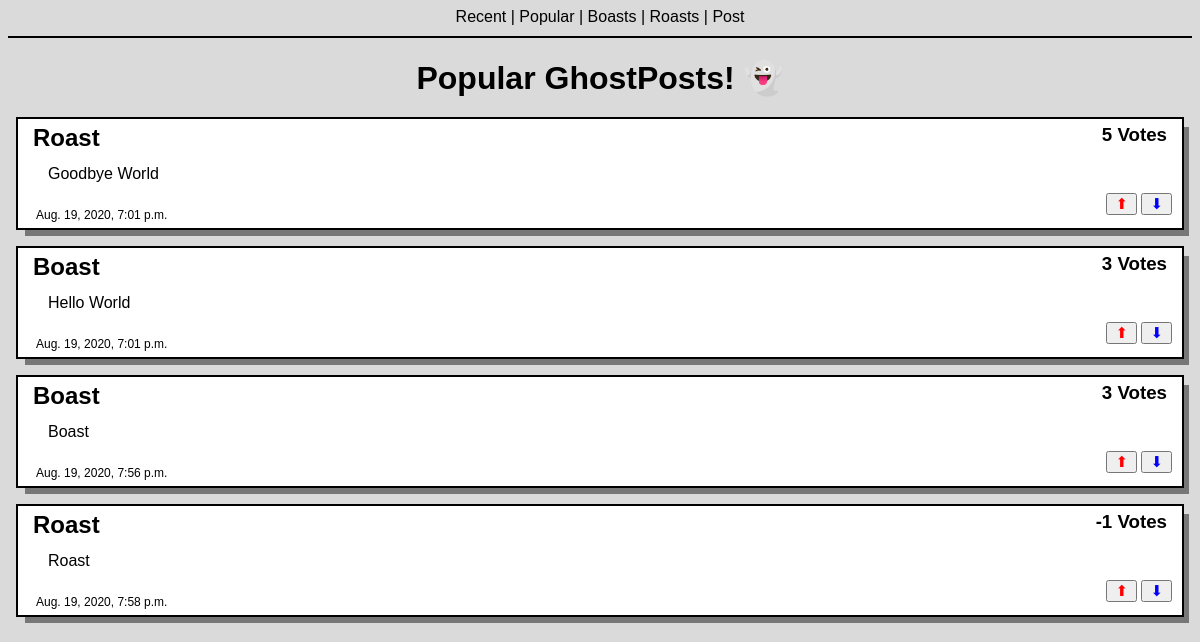
The page /sortbyvotes/ on the database its author committed.
### ghostpost_app/models.py (models this page shows)
class BoastRoast(models.Model):
    boast_or_roast = ((True, "Boast"), (False, "Roast"))
    choices = models.BooleanField(choices=boast_or_roast, default=True)
    user_post = models.CharField(max_length=280, default="")
    timeposted = models.DateTimeField(default=timezone.now)
    upvotes = models.IntegerField(default=0)
    downvotes = models.IntegerField(default=0)
    @property
    def totalvotes(self):
        return self.upvotes - self.downvotes

### ghostpost_app/views.py (the view)
# urls.py: path("sortbyvotes/", views.sort_by_votes_view, name="sortbyvotes"),
def sort_by_votes_view(request):
    sorted_votes = sorted(
        models.BoastRoast.objects.all(), key=lambda x: x.totalvotes, reverse=True
    )
    return render(
        request,
        "sort_by_votes.html",
        {"headline": "Popular GhostPosts!", "sorted_votes": sorted_votes},
    )

### templates/sort_by_votes.html (shortened to what this page needs)
<!DOCTYPE html>
<html lang="en">
    <head>
        {% load static %}
        <link rel="stylesheet" href="{% static 'css/styles.css' %}" />
    </head>
    <body>
        <div id="nav">
            <a id="links" href="/">Recent</a> |
            <a id="links" href="/sortbyvotes/">Popular</a> |
            <a id="links" href="/boasts/">Boasts</a> |
            <a id="links" href="/roasts/">Roasts</a> |
            <a id="links" href="/create_post/">Post</a>
        </div>
        <h1 id="headline">{{ headline }} &#128123;</h1>
        {% for posts in sorted_votes %}
        <div id="card">
            {% if posts.choices %}
            <h2 id="boast-or-roast">Boast</h2>
            {%else%}
            <h2 id="boast-or-roast">Roast</h2>
            {% endif %}
            <h3 id="vote-count">
                {{ posts.totalvotes }} Votes
            </h3>
            <br />
            <br />
            <div id="post">{{ posts.user_post }}</div>
            <div id="bottom-elements">
                <div id="date">
                    {{ posts.timeposted }}
                </div>
                <div id="vote-buttons">
                    <button id="upvote">
                        <a id="icon" href="/upvotes/{{posts.id}}">&#11014;</a>
                    </button>
                    <button id="downvote">
                        <a id="icon" href="/downvotes/{{posts.id}}">&#11015;</a>
                    </button>
                </div>
            </div>
        </div>
        {% endfor %}
    </body>
</html>

### static/css/styles.css (style rules this page uses)
body { font-family: arial; background-color: #dadada; }
#nav { border-bottom: 2px solid #000000; align-content: space-around; padding-bottom: 10px; text-align: center; }
#links { color: #000000; text-decoration: none; }
#headline { text-align: center; padding-left: 10px; padding-right: 10px; }
#card { outline: 2px solid #000000; padding-left: 10px; padding-right: 10px; padding-bottom: 10px; margin: 10px; margin-bottom: 20px; box-shadow: 7px 8px #777777; background-color: #ffffff; }
#boast-or-roast { text-align: left; float: left; margin: 5px; }
#vote-count { text-align: right; float: right; margin: 5px; }
#post { margin-top: 10px; margin-right: 20px; margin-bottom: 10px; margin-left: 20px; }
#bottom-elements { padding-bottom: 25px; }
#date { font-size: 12px; text-align: left; float: left; margin-top: 15px; padding-left: 8px; }
#vote-buttons { text-align: right; float: right; }
#upvote { font-size: 15px; color: transparent; text-shadow: 0 0 0 #ff0000; padding: 0px; }
#downvote { font-size: 15px; color: transparent; text-shadow: 0 0 0 #0000ff; padding: 0px; }
#icon { color: inherit; text-decoration: none; padding: 3px 7px; }

### rows shown on the page
BoastRoast: choices "Roast", totalvotes "5", user_post "Goodbye World", timeposted "Aug. 19, 2020, 7:01 p.m."
BoastRoast: choices "Boast", totalvotes "3", user_post "Hello World", timeposted "Aug. 19, 2020, 7:01 p.m."
BoastRoast: choices "Boast", totalvotes "3", user_post "Boast", timeposted "Aug. 19, 2020, 7:56 p.m."
BoastRoast: choices "Roast", totalvotes "-1", user_post "Roast", timeposted "Aug. 19, 2020, 7:58 p.m."

### other values the page prints
{{ headline }} "Popular GhostPosts!"
